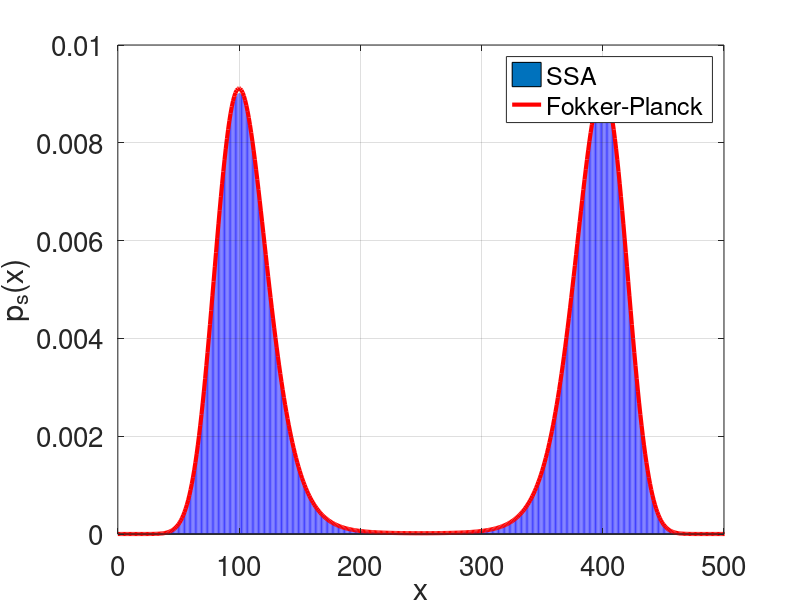

Here is the MATLAB script that generated this plot:
function CH3_FP2
% requires the file 'data_Figure3_2b.dat' in the same directory

k1=0.001;
k2=0.75;
k3=165;
k4=10000;
k5=200;

ps=zeros(601,1);
xg=0:600;
ps=exp((-3*k1*xg.*xg.*xg.*xg+4*k2*xg.*xg.*xg-6*k3*xg.*xg+12*k4*xg)/(6*k5*k5));
ps=ps/sum(ps);

data_Figure3_2b = load('data_Figure3_2b.dat');

figure(2);
h1=bar([700],[0]);
hold on;
stem([1:600],data_Figure3_2b,'y','Markersize',0.05,'Color',[0.25 0.25 1]);
h2=plot(xg,ps,'r','Linewidth',3);
xlabel('x');
ylabel('p_s(x)');
h3=legend([h1,h2],'SSA','Fokker-Planck');
set(gca,'XTick',[0 100 200 300 400 500]);
axis([0 500 0 0.01]);
set(gca,'Fontsize',20);
grid on;

dx=0.5;
psfun = @(x)exp((-3*k1*x.*x.*x.*x+4*k2*x.*x.*x-6*k3*x.*x+12*k4*x)/(6*k5*k5));
overlinetau=0;
for ii=100.5:0.5:249.5
    xv=ii;
    integral=quad(psfun,10,xv);
    overlinetau=overlinetau+dx*(2/(k5*k5))*(exp(-(-3*k1*xv*xv*xv*xv+4*k2*xv*xv*xv-6*k3*xv*xv+12*k4*xv)/(6*k5*k5)))*integral;
end
    xv=100;
    integral=quad(psfun,10,xv);
    overlinetau=overlinetau+(dx/2)*(2/(k5*k5))*(exp(-(-3*k1*xv*xv*xv*xv+4*k2*xv*xv*xv-6*k3*xv*xv+12*k4*xv)/(6*k5*k5)))*integral;
    xv=250;
    integral=quad(psfun,10,xv);
    overlinetau=overlinetau+(dx/2)*(2/(k5*k5))*(exp(-(-3*k1*xv*xv*xv*xv+4*k2*xv*xv*xv-6*k3*xv*xv+12*k4*xv)/(6*k5*k5)))*integral;

disp(['Switching Time:',num2str(overlinetau)]);
